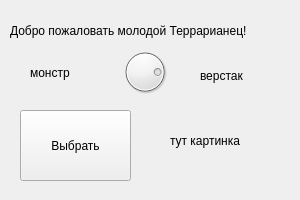
<?xml version="1.0" encoding="UTF-8"?>
<ui version="4.0">
 <class>Form</class>
 <widget class="QWidget" name="Form">
  <property name="geometry">
   <rect>
    <x>0</x>
    <y>0</y>
    <width>300</width>
    <height>200</height>
   </rect>
  </property>
  <property name="minimumSize">
   <size>
    <width>300</width>
    <height>200</height>
   </size>
  </property>
  <property name="maximumSize">
   <size>
    <width>300</width>
    <height>200</height>
   </size>
  </property>
  <property name="windowTitle">
   <string>Dialog</string>
  </property>
  <widget class="QLabel" name="label">
   <property name="geometry">
    <rect>
     <x>10</x>
     <y>10</y>
     <width>291</width>
     <height>41</height>
    </rect>
   </property>
   <property name="text">
    <string>Добро пожаловать молодой Террарианец!</string>
   </property>
  </widget>
  <widget class="QLabel" name="picture">
   <property name="geometry">
    <rect>
     <x>170</x>
     <y>100</y>
     <width>101</width>
     <height>81</height>
    </rect>
   </property>
   <property name="text">
    <string>тут картинка</string>
   </property>
  </widget>
  <widget class="QPushButton" name="choice">
   <property name="geometry">
    <rect>
     <x>20</x>
     <y>110</y>
     <width>111</width>
     <height>71</height>
    </rect>
   </property>
   <property name="text">
    <string>Выбрать</string>
   </property>
  </widget>
  <widget class="QDial" name="dial">
   <property name="geometry">
    <rect>
     <x>120</x>
     <y>40</y>
     <width>50</width>
     <height>64</height>
    </rect>
   </property>
   <property name="minimum">
    <number>0</number>
   </property>
   <property name="maximum">
    <number>10</number>
   </property>
   <property name="value">
    <number>8</number>
   </property>
   <property name="sliderPosition">
    <number>8</number>
   </property>
   <property name="notchTarget">
    <double>180.000000000000000</double>
   </property>
  </widget>
  <widget class="QLabel" name="label_2">
   <property name="geometry">
    <rect>
     <x>30</x>
     <y>62</y>
     <width>81</width>
     <height>21</height>
    </rect>
   </property>
   <property name="text">
    <string>монстр</string>
   </property>
  </widget>
  <widget class="QLabel" name="label_3">
   <property name="geometry">
    <rect>
     <x>200</x>
     <y>60</y>
     <width>71</width>
     <height>31</height>
    </rect>
   </property>
   <property name="text">
    <string>верстак</string>
   </property>
  </widget>
 </widget>
 <resources/>
 <connections/>
</ui>
